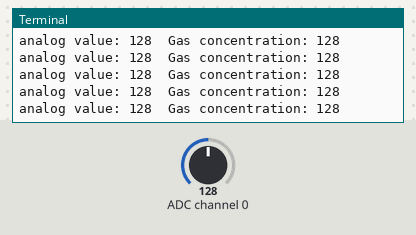
Recording of a program running on a simulated Raspberry Pi (header pin numbers). Parts: the last lines printed to the terminal. The test bench sets the inputs (shaded band); at power-on: ADC channel 0 = 128 (analog values on the 0–255 scale). Library files of the repository ran but are not shown: ADC0832.py.

Above: at 1.2 s.
1.3 s: ADC channel 0 set to 178
At 1.33 s:
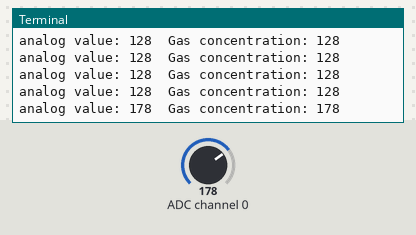
2.8 s: ADC channel 0 set to 224
At 2.85 s:
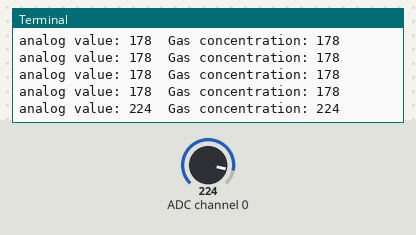
Timing chart, 0 to 5.8 s (numbered marks = the images above; inputs shaded):
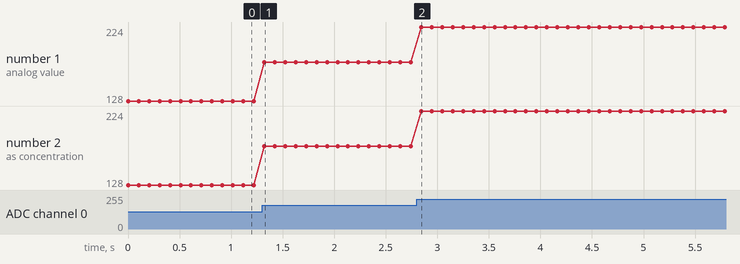

Measured:
- after the input at 1.3 s, the terminal: prints a new line at once (image 1)
- after the input at 2.8 s, the terminal: prints a new line at once (image 2)
- plotted number 1: 128 → 178 after the input at 1.3 s, 178 → 224 after the input at 2.8 s
- plotted number 2: 128 → 178 after the input at 1.3 s, 178 → 224 after the input at 2.8 s

The program:

32_mq-2.py
```python
#!/usr/bin/env python
import ADC0832
import time

def init():
	ADC0832.setup()

def loop():
	while True:
		res = ADC0832.getResult()
		Gas_concentration = res
		print 'analog value: %03d  Gas concentration: %d' %(res, Gas_concentration)
		time.sleep(0.1)

if __name__ == '__main__':
	init()
	try:
		loop()
	except KeyboardInterrupt:
		ADC0832.destroy()
		print 'The end !'
```
